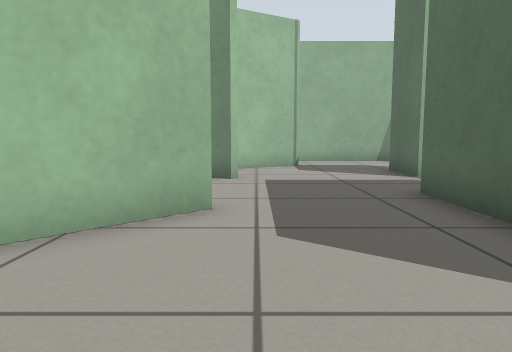
[1] (above)

19 first-person views from a walk through a Gazebo world. The camera is 0.5 m above the floor, tilts 6° down and sees 70° across. The floor is counted in squares, 0.5 m on a side. Each view is taken from the middle of a square. On the plan, view 1 faces up. The plan holds only what a view shows up to about 13 squares ahead; the rest is blank.

[2]
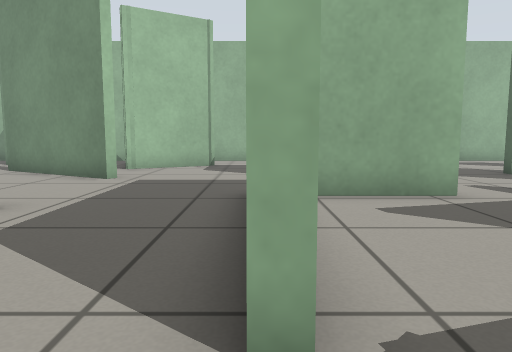

[3]
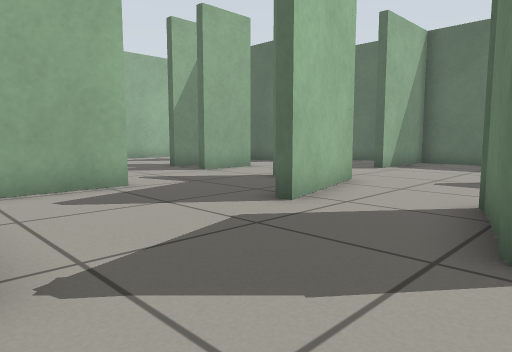

[4]
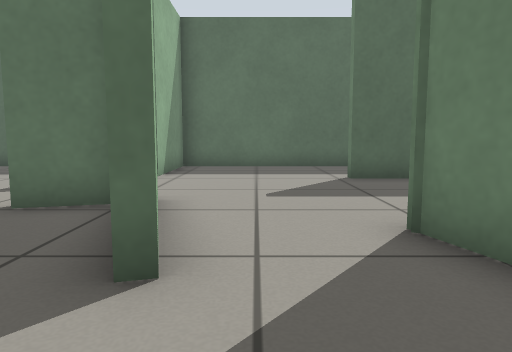

[5]
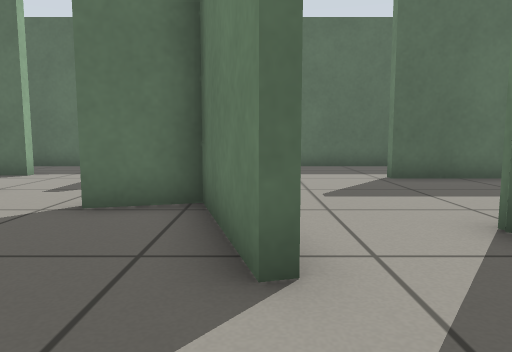

[6]
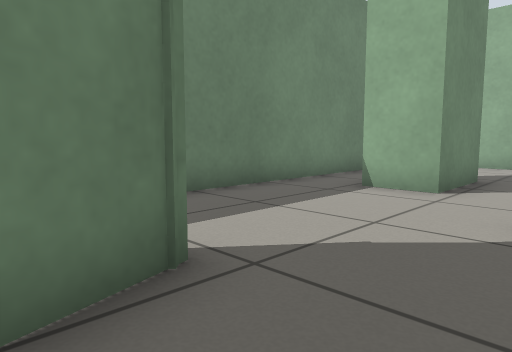

[7]
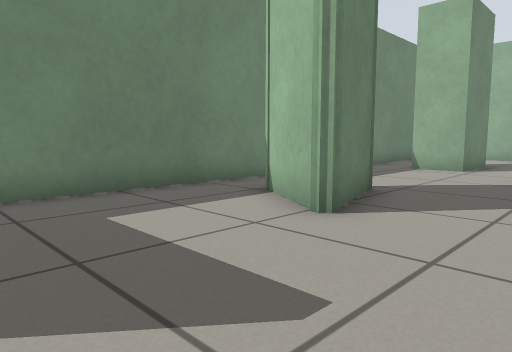

[8]
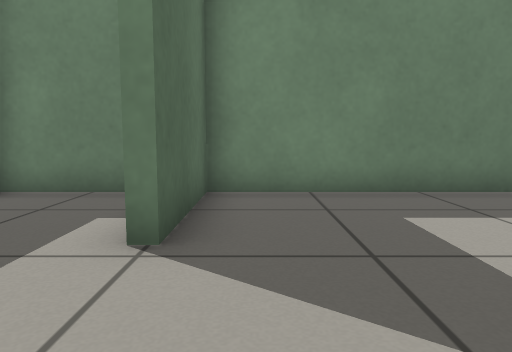

[9]
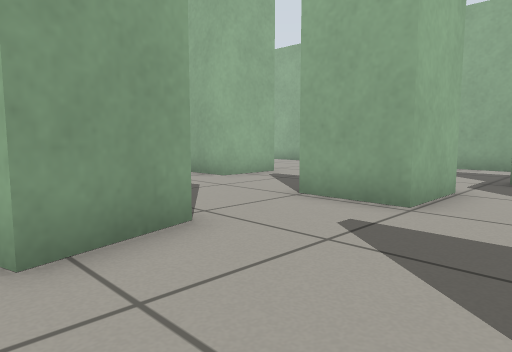

[10]
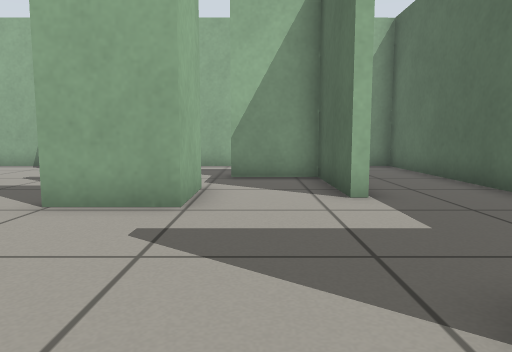

[11]
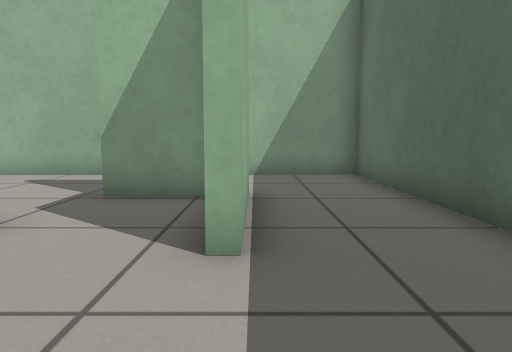

[12]
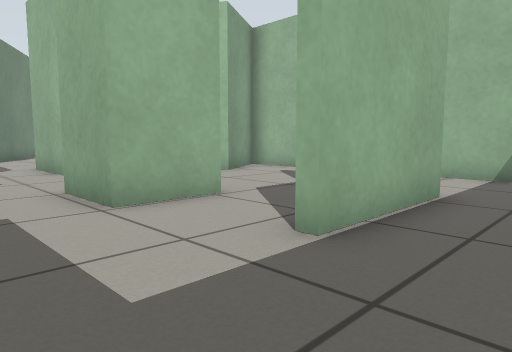

[13]
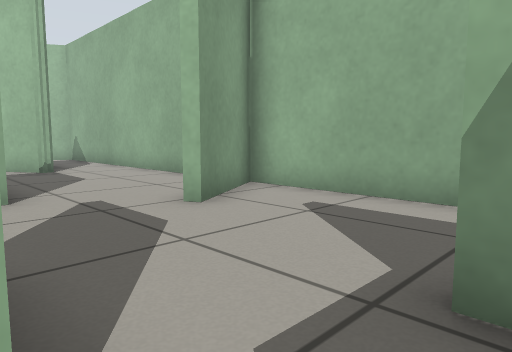

[14]
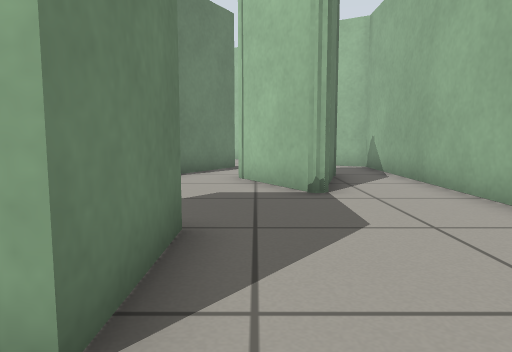

[15]
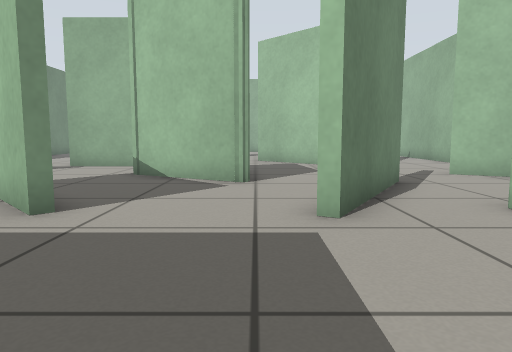

[16]
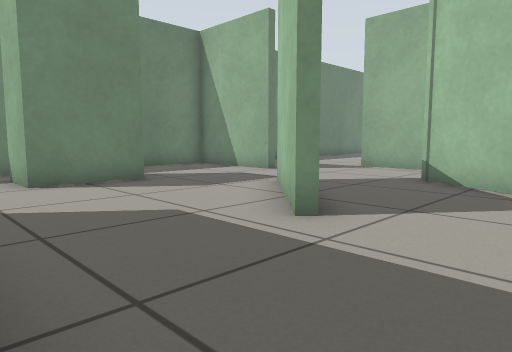

[17]
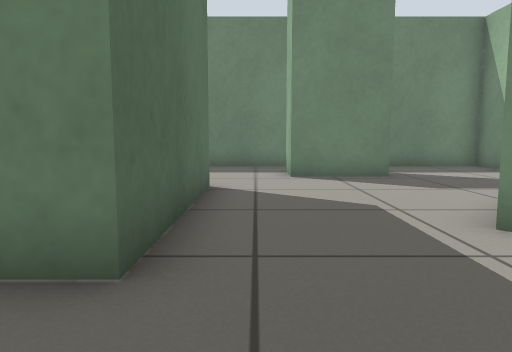

[18]
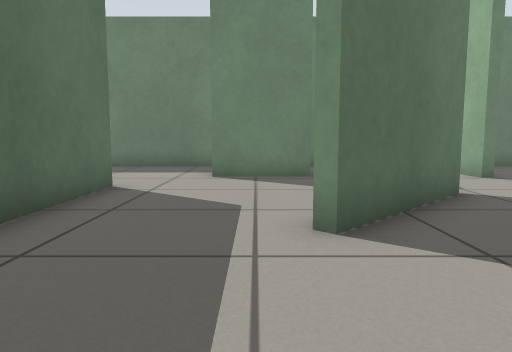

[19]
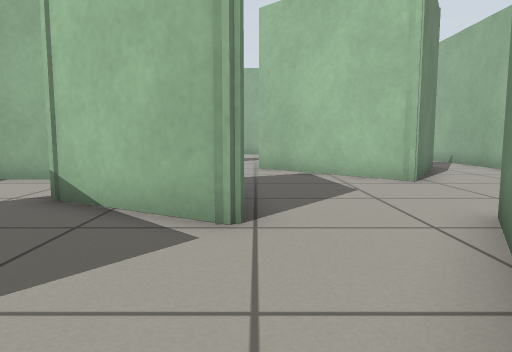

### Floor plan
Points are (right, up) in squares from view 1. A wall is a line through its corners. A room is listed if a view was taken in it or the views show most of it. See-through windows are left out.
Room 1 (views 1, 15, 16, 17, 18, 19)
walls: (-0.6, 8.8) (-4.6, 11.1); (-2.7, 3.5) (-0.8, 5.3) (-0.6, 5.1) (-2, 3.7); (-4.2, 7.9) (-4.2, 7.6) (-5.3, 5.7); (3, 1.5) (3, 6.5); (-1.5, -0.3) (1.1, -0.3); (6.6, 9.2) (4.1, 9.2) (4.1, 11.2); (-8.3, 11.7) (-9.8, 10.1)
low walls: (3, 6.5) (3.9, 6.5)
ways out: opening at (1.5, 11.5) to room 5; opening at (-4, 5) to room 6; opening at (-1, 1.5) to room 6; opening at (6, 7.5) to room 8; opening at (-9, 7.5); opening at (-6.5, 11)
Room 2 (views 2, 3, 4, 5, 6)
walls: (6.3, -0.4) (9.1, 0.4); (1.1, -0.3) (1.1, -1.9); (9.3, 3.2) (7.5, 2.7); (2.5, -3.7) (3.5, -3.7); (6.5, 6.2) (4, 6.2)
low walls: (3.4, 1.5) (3, 1.5)
ways out: opening at (8.5, 1.5) to room 3; opening at (3.6, -1) to room 7; opening at (7.5, 4.5) to room 8
Room 3 (views 7, 8, 9, 10)
walls: (13.9, -1.5) (13.9, -0.3); (17.7, -1.7) (17.7, 4.5) (14.4, 4.5); (15.4, -3.6) (17.8, -3.6); (10.6, 4.5) (10.9, 3.6) (9.3, 3.2)
ways out: opening at (8.5, 1.5) to room 2; opening at (11.5, -1) to room 7; opening at (12.5, 5) to room 9
Room 4 (views 11, 12, 13, 14)
walls: (14.9, 12.6) (14.9, 9) (14.6, 9) (14.6, 12.2) (12.2, 12.2); (12.3, 15.8) (7.1, 15.8) (8.5, 13.3); (17.7, 9.1) (17.7, 15.8) (13.8, 15.8); (6.6, 11.2) (6.6, 9.2)
ways out: opening at (7, 12) to room 5; opening at (8, 10) to room 8; opening at (13.5, 10) to room 9; opening at (15, 7.5) to room 9
Room 5 (no view inside)
walls: (4.1, 11.2) (6.6, 11.2); (-0.8, 11.7) (-1.2, 11.6); (-1.5, 14) (1.5, 13.2) (1.4, 13) (-1.2, 11.5); (5.5, 15.8) (-4.5, 15.8) (-5.1, 14.8); (-1.9, 9.8) (-0.4, 9)
ways out: opening at (1.5, 11.5) to room 1; opening at (7, 12) to room 4; opening at (-3, 14); opening at (-1, 11)
Room 6 (no view inside)
walls: (-3.7, 2.5) (-2.7, 3.5); (-5.6, 0) (-5.6, -2.5); (-2, 3.7) (-3.5, 2.2); (-5.3, 5.7) (-5.9, 4.6)
ways out: opening at (-4, 5) to room 1; opening at (-1, 1.5) to room 1; opening at (-3.5, -1.5) to room 10; opening at (-6, 2)
Room 7 (no view inside)
walls: (9.1, 0.4) (7.8, -2); (3.5, -3.7) (13.9, -3.6) (13.9, -1.5)
ways out: opening at (3.6, -1) to room 2; opening at (11.5, -1) to room 3
Room 8 (no view inside)
walls: (7.4, 3) (10.5, 3.8) (10.1, 5.6); (11, 9.9) (9.9, 9.9)
ways out: opening at (6, 7.5) to room 1; opening at (7.5, 4.5) to room 2; opening at (8, 10) to room 4; opening at (10, 6.5) to room 9
Room 9 (no view inside)
walls: (10.3, 5.6) (10.6, 4.5); (11.9, 10.2) (11.9, 8.2) (9.9, 8.2)
ways out: opening at (12.5, 5) to room 3; opening at (13.5, 10) to room 4; opening at (15, 7.5) to room 4; opening at (10, 6.5) to room 8
Room 10 (no view inside)
walls: (-5.6, -2.5) (-5.6, -3.7) (2.5, -3.7)
ways out: opening at (-3.5, -1.5) to room 6

Where each view was taken, in squares from view 1:
view 1: 0 up, 0 right, facing up
view 2: 0 up, 3 right, facing up
view 3: 1 down, 3 right, facing up-right
view 4: 2 up, 5 right, facing right
view 5: 3 up, 5 right, facing right
view 6: 2 up, 8 right, facing down-left
view 7: 3 up, 13 right, facing down-left
view 8: 3 up, 13 right, facing down
view 9: 3 up, 14 right, facing up-left
view 10: 3 up, 13 right, facing up
view 11: 6 up, 15 right, facing up
view 12: 6 up, 17 right, facing up-left
view 13: 10 up, 13 right, facing up-left
view 14: 12 up, 8 right, facing left
view 15: 8 up, 4 right, facing left
view 16: 8 up, 3 right, facing down-left
view 17: 9 up, 2 right, facing down
view 18: 9 up, 0 right, facing down
view 19: 8 up, 0 right, facing left
